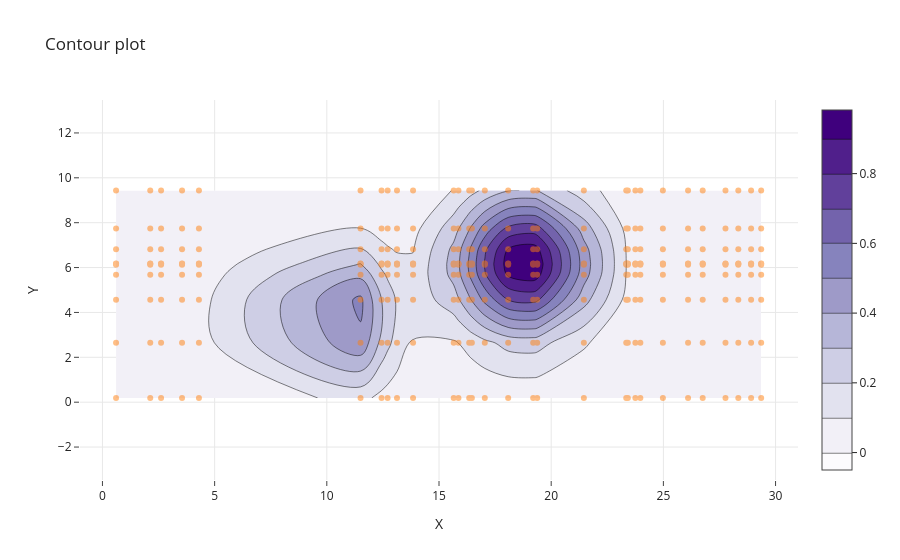

Here is the notebook cell this chart was saved with:
### Code cell
# 格子状の座標
xx, yy = np.meshgrid(xrand, yrand)

# スカラー場の取得
pp = get_scholar(xx, yy)

# Traceのlistを作成
traces = [
    go.Contour(
        x=xrand,
        y=yrand,
        z=pp,
        colorscale='Purples'
    ),  # 等高線図
    go.Scatter(
        x=xx.flatten(),
        y=yy.flatten(),
        mode='markers',
        opacity=0.5
    )   # 散布図
]

# Figureを作成
figure = go.Figure(traces, layout)

figure

### Figure 1 — Plotly figure (JSON) as saved in the notebook; plotly's stock layout.template omitted (floating-point values rounded to 4 significant figures; data arrays with more than 128 entries replaced by an {"elided": "..."} marker saying what was removed)
{"data": [{"colorscale": [[0, "rgb(252,251,253)"], [0.125, "rgb(239,237,245)"], [0.25, "rgb(218,218,235)"], [0.375, "rgb(188,189,220)"], [0.5, "rgb(158,154,200)"], [0.625, "rgb(128,125,186)"], [0.75, "rgb(106,81,163)"], [0.875, "rgb(84,39,143)"], [1, "rgb(63,0,125)"]], "type": "contour", "x": [0.6066, 2.131, 2.614, 3.548, 4.301, 11.5, 12.44, 12.71, 13.13, 13.84, 15.66, 15.87, 16.35, 16.46, 17.04, 18.08, 19.2, 19.38, 21.46, 23.34, 23.42, 23.75, 23.97, 24.98, 26.1, 26.75, 27.77, 28.34, 28.91, 29.36], "y": [0.1879, 2.646, 4.562, 5.684, 6.121, 6.169, 6.176, 6.818, 7.742, 9.437], "z": {"elided": "10x30 float values"}}, {"mode": "markers", "opacity": 0.5, "type": "scatter", "x": {"elided": "300 float values"}, "y": {"elided": "300 float values"}}], "layout": {"title": {"text": "Contour plot"}, "xaxis": {"constrain": "domain", "range": [-1, 31], "showgrid": true, "showline": false, "title": {"text": "X"}}, "yaxis": {"range": [-1, 11], "scaleanchor": "x", "scaleratio": 1, "title": {"text": "Y"}}}}
